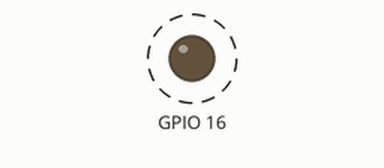
Recording of a program running on a simulated Raspberry Pi (BCM pin numbers) with a Grove Base HAT. Parts: output pins drawn as LEDs (lit = HIGH). Dashed ring = blinking. The clock reads 2024-03-15 10:24:30 at power-on unless the program sets it.

Above: at 0.12 s.
Timing chart, 0 to 3.0 s (numbered marks = the images above):
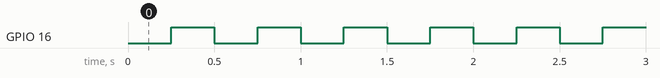

Measured:
- by itself, GPIO 16: alternates HIGH for 0.25 s and LOW for 0.25 s

The program:

led_light.py
```python
import time
import logging


class LedLight(object):
    def __init__(self, digital_port_number):
        self.__logger = logging.getLogger(__name__)
        try:
            from grove.grove_led import GroveLed
            self.__logger.info('Grove LED Light is installed')
            self.__light = GroveLed(digital_port_number)
        except:
            self.__logger.warning("Grove not supported. LED light not installed.")
            self.__light = None
        self.enable_light(True)


    def enable_light(self, isEnabled):
        self.is_light_on = isEnabled
        self.__logger.info("LED Light ON" if isEnabled else "LED Light OFF")
        if (self.__light is not None):
            self.__light.on() if isEnabled else self.__light.off()


    def toggle_ligth(self):
        self.enable_light(not self.is_light_on)

    def blink(self, interval_milliseconds = 1000):
        while True:
            self.toggle_ligth()
            time.sleep(interval_milliseconds * 0.001)


if (__name__ == '__main__'):
    led_light = LedLight(16)
    led_light.blink(250)
```
